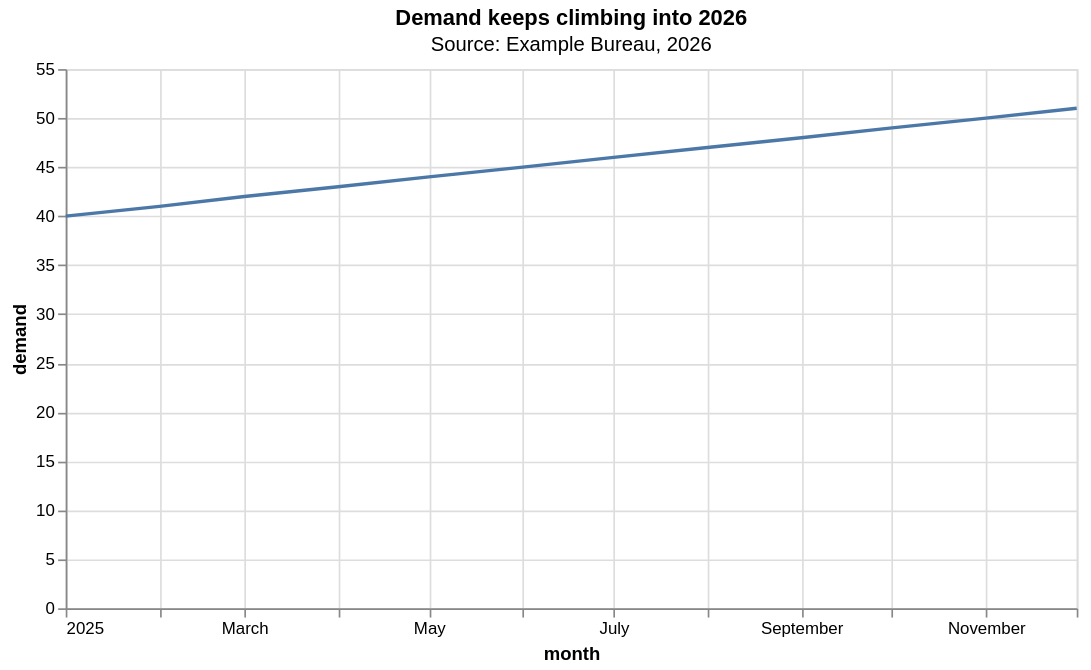

Vega-Lite specification stored for this chart:
### Vega-Lite specification from a JSON file in a GitHub repository (floating-point values rounded to 4 significant figures)
{"$schema": "https://vega.github.io/schema/vega-lite/v6.json", "title": {"text": "Demand keeps climbing into 2026", "subtitle": "Source: Example Bureau, 2026"}, "width": 600, "height": 320, "data": {"values": [{"month": "2025-01-01", "demand": 40, "phase": "actual"}, {"month": "2025-02-01", "demand": 41, "phase": "actual"}, {"month": "2025-03-01", "demand": 42, "phase": "actual"}, {"month": "2025-04-01", "demand": 43, "phase": "actual"}, {"month": "2025-05-01", "demand": 44, "phase": "actual"}, {"month": "2025-06-01", "demand": 45, "phase": "actual"}, {"month": "2025-07-01", "demand": 46, "phase": "actual"}, {"month": "2025-08-01", "demand": 47, "phase": "actual"}, {"month": "2025-09-01", "demand": 48, "phase": "actual"}, {"month": "2025-10-01", "demand": 49, "phase": "forecast"}, {"month": "2025-11-01", "demand": 50, "phase": "forecast"}, {"month": "2025-12-01", "demand": 51, "phase": "forecast"}]}, "mark": "line", "encoding": {"x": {"field": "month", "type": "temporal"}, "y": {"field": "demand", "type": "quantitative"}}}
